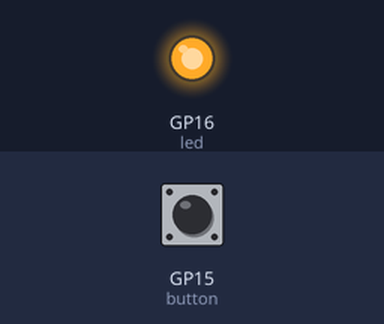
The program below on a simulated Raspberry Pi Pico running MicroPython. On the bench: output pins drawn as LEDs (lit = HIGH). The test bench sets the inputs (shaded band); at power-on: GP15 (button) LOW. Random numbers come from a fixed seed.

Above: at 0.1 s.
At 2.3 s:
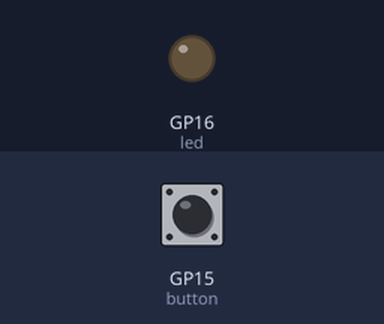
Timing chart, 0 to 3.8 s (numbered marks = the images above):
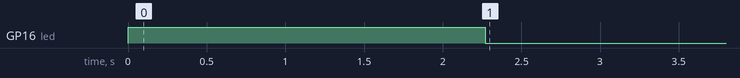

Measured:
- by itself, GP16 (led): LOW → HIGH at 0.00 s, → LOW 2.3 s later

The program:

react_game.py
```python
'''
https://shop.sb-components.co.uk/blogs/posts/raspberry-pi-pico-reaction-game

'''

import machine

import utime

import urandom
timer_start = 0
pressed = False

led = machine.Pin(16, machine.Pin.OUT)

button = machine.Pin(15, machine.Pin.IN,machine.Pin.PULL_DOWN)
pressed = False
def button_handler(pin):
    #global pressed
    button.irq(handler = None)
    '''
    if  pressed == False:
        pressed=True
        print("HI")'''
    print(pin)
led.value(1)

utime.sleep(urandom.uniform(2, 4))

led.value(0)
button.irq(trigger=machine.Pin.IRQ_RISING,handler=button_handler)


''''''


'''
def button_handler(pin):

    global pressed

    if  not pressed:

    pressed=True

    timer_reaction = utime.ticks_diff(utime.ticks_ms(), timer_start)

    print("Your reaction time was " + str(timer_reaction) + " milliseconds!")

led.value(1)

utime.sleep(urandom.uniform(2,4))

led.value(0)

timer_start = utime.ticks_ms()

button.irq(trigger=machine.Pin.IRQ_RISING,handler=button_handler)

'''
```
